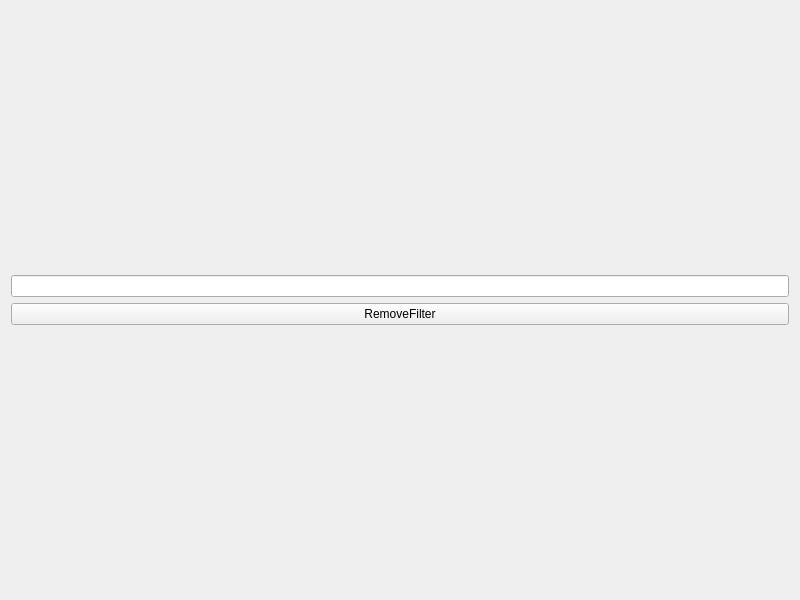
<?xml version="1.0" encoding="UTF-8"?>
<ui version="4.0">
 <class>Widget</class>
 <widget class="QWidget" name="Widget">
  <property name="geometry">
   <rect>
    <x>0</x>
    <y>0</y>
    <width>800</width>
    <height>600</height>
   </rect>
  </property>
  <property name="windowTitle">
   <string>Widget</string>
  </property>
  <layout class="QVBoxLayout" name="verticalLayout_2">
   <item>
    <layout class="QVBoxLayout" name="verticalLayout">
     <item>
      <widget class="QLineEdit" name="lineEdit"/>
     </item>
     <item>
      <widget class="QPushButton" name="removeFilterButton">
       <property name="text">
        <string>RemoveFilter</string>
       </property>
      </widget>
     </item>
    </layout>
   </item>
  </layout>
 </widget>
 <resources/>
 <connections/>
</ui>
